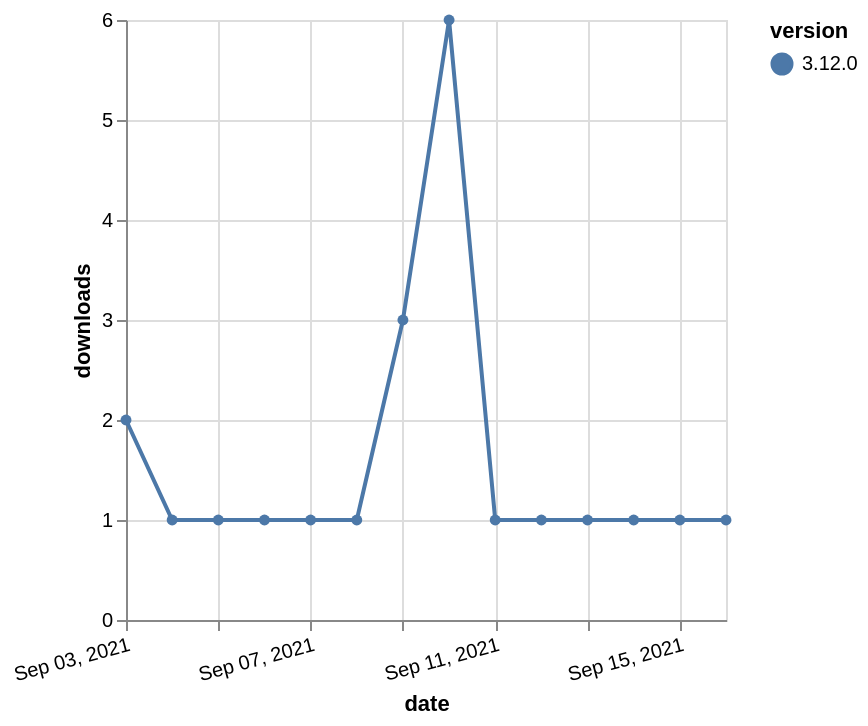

Express this chart as Vega-Lite.
### Vega-Lite specification from a JSON file in a GitHub repository (floating-point values rounded to 4 significant figures)
{"$schema": "https://vega.github.io/schema/vega-lite/v5.json", "description": "A simple bar chart with embedded data.", "data": {"values": [{"date": "2021-09-03", "total": 609, "delta": 2, "version": "3.12.0"}, {"date": "2021-09-04", "total": 610, "delta": 1, "version": "3.12.0"}, {"date": "2021-09-05", "total": 611, "delta": 1, "version": "3.12.0"}, {"date": "2021-09-06", "total": 612, "delta": 1, "version": "3.12.0"}, {"date": "2021-09-07", "total": 613, "delta": 1, "version": "3.12.0"}, {"date": "2021-09-08", "total": 614, "delta": 1, "version": "3.12.0"}, {"date": "2021-09-09", "total": 617, "delta": 3, "version": "3.12.0"}, {"date": "2021-09-10", "total": 623, "delta": 6, "version": "3.12.0"}, {"date": "2021-09-11", "total": 624, "delta": 1, "version": "3.12.0"}, {"date": "2021-09-12", "total": 625, "delta": 1, "version": "3.12.0"}, {"date": "2021-09-13", "total": 626, "delta": 1, "version": "3.12.0"}, {"date": "2021-09-14", "total": 627, "delta": 1, "version": "3.12.0"}, {"date": "2021-09-15", "total": 628, "delta": 1, "version": "3.12.0"}, {"date": "2021-09-16", "total": 629, "delta": 1, "version": "3.12.0"}]}, "width": "container", "mark": {"type": "line", "point": {"filled": true}}, "encoding": {"x": {"field": "date", "type": "temporal", "timeUnit": "yearmonthdate", "title": "date", "axis": {"labelAngle": -15}}, "y": {"field": "delta", "type": "quantitative", "title": "downloads"}, "color": {"field": "version", "type": "nominal"}, "tooltip": {"field": "delta"}}}
